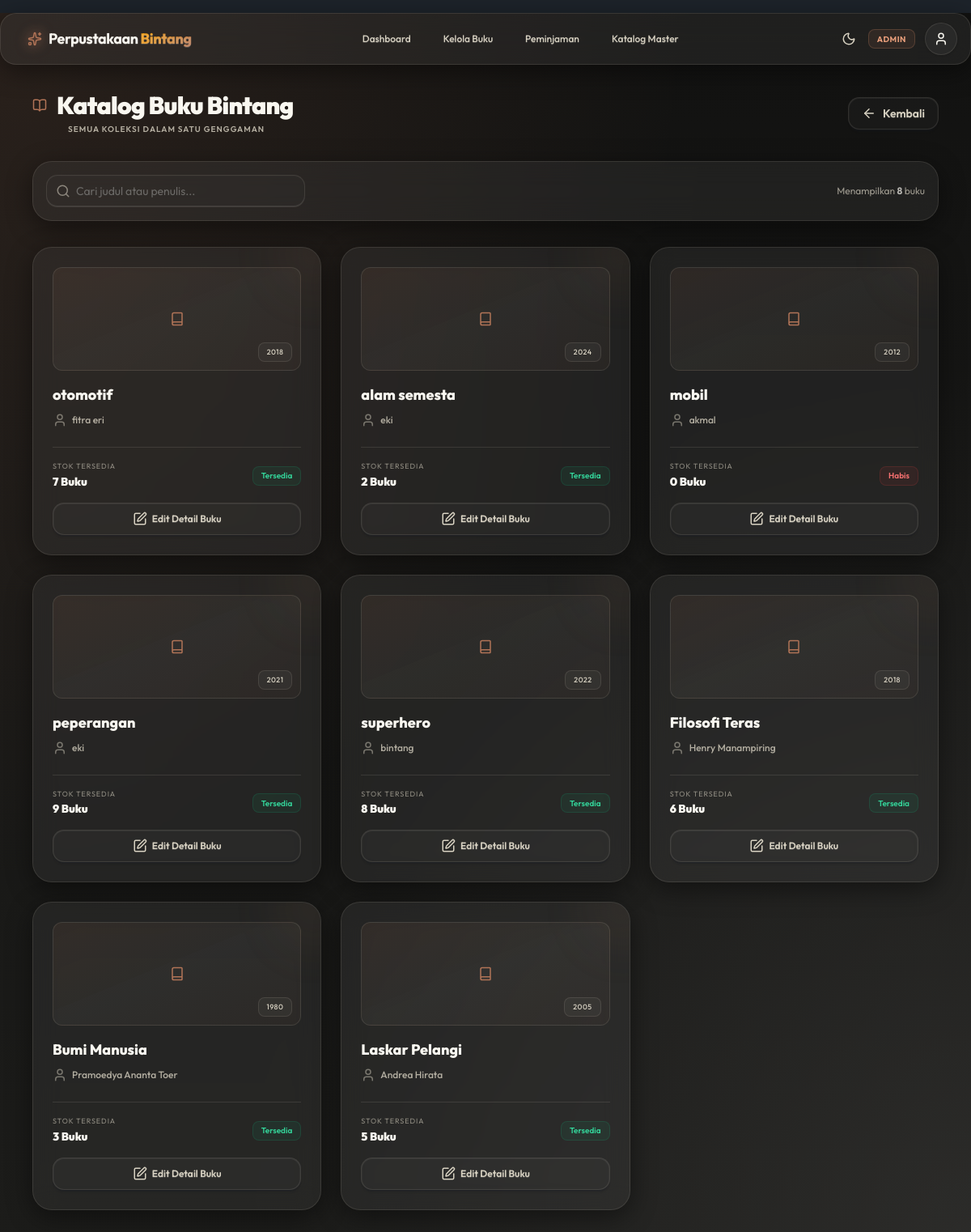
Screenshot of /daftar_buku.php (signed in) with the database file from the repository.
### tables this page shows
CREATE TABLE `buku` (
  `id` int(11) NOT NULL,
  `judul` varchar(200) NOT NULL,
  `penulis` varchar(100) NOT NULL,
  `penerbit` varchar(100) DEFAULT NULL,
  `tahun` int(11) DEFAULT NULL,
  `status` varchar(20) DEFAULT 'tersedia',
  `stok` int(11) DEFAULT 1,
  `created_at` timestamp NOT NULL DEFAULT current_timestamp()
);

### daftar_buku.php (the view, shortened to what this page needs)
<?php
include 'koneksi.php';
$role = $_SESSION['role'];
$buku = mysqli_query($koneksi, "SELECT * FROM buku ORDER BY id DESC");
?>
<!DOCTYPE html>
<html lang="id" data-theme="night">
<head>
    <link href="https://cdn.jsdelivr.net/npm/daisyui@5" rel="stylesheet" type="text/css" />
    <script src="https://cdn.jsdelivr.net/npm/@tailwindcss/browser@4"></script>
    <link rel="stylesheet" href="style.css">
</head>
<body class="min-h-screen pb-12">
    <?php include 'navbar.php'; ?>
    <main class="container mx-auto px-4 mt-8 max-w-6xl">
        <div class="flex flex-col sm:flex-row justify-between items-center gap-4 mb-8">
            <div class="text-center sm:text-left">
                <h2 class="text-3xl font-black tracking-tight flex items-center justify-center sm:justify-start gap-3 text-primary-theme">
                    <i data-lucide="book-open" class="icon-indigo w-8 h-8"></i>
                    <span>Katalog Buku Bintang</span>
                </h2>
                <p class="text-[10px] text-secondary-theme opacity-80 mt-1 uppercase tracking-widest font-semibold ml-11">Semua Koleksi Dalam Satu Genggaman</p>
            </div>
            <a href="dashboard.php" class="btn btn-premium-ghost rounded-2xl text-secondary-theme text-sm gap-2">
                <i data-lucide="arrow-left" class="w-4 h-4"></i> Kembali
            </a>
        </div>
        <div class="glass-card p-4 mb-8 flex flex-col sm:flex-row items-center justify-between gap-4">
            <div class="relative w-full sm:max-w-xs">
                <span class="absolute inset-y-0 left-0 pl-3 flex items-center pointer-events-none text-secondary-theme opacity-60">
                    <i data-lucide="search" class="w-4 h-4"></i>
                </span>
                <input type="text" id="pencarianBuku" onkeyup="cariBuku()" placeholder="Cari judul atau penulis..." class="input input-glass pl-9 w-full text-sm">
            </div>
            <div class="text-xs text-secondary-theme opacity-70">
                Menampilkan <span id="jumlahBuku" class="font-bold text-primary-theme"><?= mysqli_num_rows($buku) ?></span> buku
            </div>
        </div>
        <div class="grid grid-cols-1 sm:grid-cols-2 md:grid-cols-3 gap-6" id="katalogGrid">
            <?php if(mysqli_num_rows($buku) > 0): ?>
                <?php while($b = mysqli_fetch_assoc($buku)):
                    $udah_pinjam = 0;
                ?>
                <div class="glass-card glass-card-hover p-6 flex flex-col justify-between h-full relative overflow-hidden book-card" data-judul="<?= strtolower(htmlspecialchars($b['judul'])) ?>" data-penulis="<?= strtolower(htmlspecialchars($b['penulis'])) ?>">
                    <div class="absolute -top-12 -right-12 w-28 h-28 rounded-full bg-[var(--accent-primary)]/5 blur-xl"></div>
                    <div>
                        <div class="w-full h-32 rounded-xl bg-gradient-to-br from-[var(--accent-primary)]/10 via-[var(--accent-secondary)]/5 to-[var(--accent-primary)]/5 border border-[var(--glass-border)] flex items-center justify-center mb-4 relative overflow-hidden group">
                            <i data-lucide="book" class="w-10 h-10 icon-brand transition-transform group-hover:scale-110 duration-300"></i>
                            <div class="absolute bottom-2.5 right-2.5">
                                <span class="badge badge-premium-ghost py-1 px-2.5 text-[9px] uppercase tracking-wider"><?= $b['tahun'] ?></span>
                            </div>
                        </div>
                        <h4 class="font-extrabold text-lg text-primary-theme line-clamp-1" title="<?= htmlspecialchars($b['judul']) ?>"><?= htmlspecialchars($b['judul']) ?></h4>
                        <div class="flex items-center gap-1.5 mt-2 text-xs text-secondary-theme opacity-80">
                            <i data-lucide="user" class="w-3.5 h-3.5 opacity-60"></i>
                            <span class="font-medium line-clamp-1"><?= htmlspecialchars($b['penulis']) ?></span>
                        </div>
                    </div>
                    <div class="mt-6 pt-4 border-t border-[var(--glass-border)] flex items-center justify-between">
                        <div>
                            <p class="text-[9px] uppercase tracking-widest text-secondary-theme opacity-60">Stok Tersedia</p>
                            <p class="text-sm font-black text-primary-theme mt-0.5"><?= $b['stok'] ?> Buku</p>
                        </div>
                        <div>
                            <?php if($udah_pinjam > 0): ?>
                                <span class="badge badge-glass-info py-2 px-2.5 text-[10px]">Dipinjam</span>
                            <?php elseif($b['stok'] > 0): ?>
                                <span class="badge badge-glass-success py-2 px-2.5 text-[10px]">Tersedia</span>
                            <?php else: ?>
                                <span class="badge badge-glass-error py-2 px-2.5 text-[10px]">Habis</span>
                            <?php endif; ?>
                        </div>
                    </div>
                    <div class="mt-4">
                        <?php if($role == 'user'): ?>
                            <?php if($udah_pinjam > 0): ?>
                                <button class="btn btn-premium-ghost w-full rounded-xl py-2.5 text-xs gap-1.5 opacity-60 cursor-not-allowed" disabled>
                                    <i data-lucide="check" class="w-4 h-4 text-emerald-400"></i> Sedang Dipinjam
                                </button>
                            <?php elseif($b['stok'] > 0): ?>
                                <a href="pinjam.php?id=<?= $b['id'] ?>" class="btn btn-premium w-full rounded-xl py-2.5 text-xs text-white gap-1.5">
                                    <i data-lucide="book-open" class="w-4 h-4"></i> Pinjam Buku
                                </a>
                            <?php else: ?>
                                <button class="btn btn-premium-ghost w-full rounded-xl py-2.5 text-xs gap-1.5 opacity-40 cursor-not-allowed" disabled>
                                    <i data-lucide="x-circle" class="w-4 h-4"></i> Stok Habis
                                </button>
                            <?php endif; ?>
                        <?php else: ?>
                            <a href="edit_buku.php?id=<?= $b['id'] ?>" class="btn btn-premium-ghost w-full rounded-xl py-2 text-xs gap-1.5 text-secondary-theme">
                                <i data-lucide="edit" class="w-3.5 h-3.5"></i> Edit Detail Buku
                            </a>
                        <?php endif; ?>
                    </div>
                </div>
                <?php endwhile; ?>
            <?php else: ?>
                <div class="col-span-full text-center py-12 glass-card">
                    <p class="text-sm text-secondary-theme opacity-60">Belum ada buku terdaftar di katalog Perpustakaan Bintang.</p>
                </div>
            <?php endif; ?>
        </div>
    </main>
</body>
</html>

### style.css (style rules this page uses)
:root, [data-theme="dark"] { --bg-dark: #121211; --bg-dark-glow: #1c1c1a; --bg-body-radial-1: rgba(177, 116, 87, 0.15); --bg-body-radial-2: rgba(74, 73, 71, 0.35); --accent-gold: #B17457; --accent-gold-glow: #c78668; --accent-indigo: #B17457; --accent-indigo-hover: #9c6246; --accent-primary: #B17457; --accent-secondary: #D8D2C2; --text-primary: #F9F7F0; --text-secondary: #D8D2C2; --text-muted: #8E8D8A; --glass-bg: rgba(74, 73, 71, 0.25); --glass-border: rgba(216, 210, 194, 0.12); --glass-border-focus: rgba(177, 116, 87, 0.4); --glass-shadow: 0 8px 32px 0 rgba(0, 0, 0, 0.45); --status-success-bg: rgba(16, 185, 129, 0.08); --status-success-text: #34d399; --status-success-border: rgba(16, 185, 129, 0.15); --status-error-bg: rgba(239, 68, 68, 0.08); --status-error-text: #f87171; --status-error-border: rgba(239, 68, 68, 0.15); --accent-danger: #f87171; --accent-danger-bg: rgba(239, 68, 68, 0.1); --accent-danger-border: rgba(239, 68, 68, 0.2); --status-info-bg: rgba(59, 130, 246, 0.08); --status-info-text: #60a5fa; --status-info-border: rgba(59, 130, 246, 0.15); }
body { font-family: 'Outfit', sans-serif !important; background-color: var(--bg-dark) !important; background-image: radial-gradient(at 0% 0%, var(--bg-body-radial-1) 0, transparent 50%), radial-gradient(at 100% 100%, var(--bg-body-radial-2) 0, transparent 50%), linear-gradient(180deg, var(--bg-dark) 0%, var(--bg-dark-glow) 100%) !important; background-attachment: fixed !important; background-size: cover !important; color: var(--text-primary) !important; min-height: 100vh; transition: background-color 0.3s ease, color 0.3s ease, background-image 0.3s ease !important; }
.glass-card { background: var(--glass-bg) !important; backdrop-filter: blur(16px) !important; -webkit-backdrop-filter: blur(16px) !important; border: 1px solid var(--glass-border) !important; box-shadow: var(--glass-shadow) !important; border-radius: 24px !important; transition: all 0.3s cubic-bezier(0.4, 0, 0.2, 1) !important; }
.glass-card-hover { transition: all 0.3s cubic-bezier(0.4, 0, 0.2, 1) !important; }
.input-glass { background: rgba(74, 73, 71, 0.1) !important; border: 1px solid var(--glass-border) !important; color: var(--text-primary) !important; border-radius: 14px !important; transition: all 0.2s ease-in-out !important; }
.input-glass::placeholder { color: var(--text-muted) !important; opacity: 0.65 !important; }
.btn-premium-ghost { background: rgba(142, 141, 138, 0.06) !important; border: 1px solid var(--glass-border) !important; color: var(--text-primary) !important; border-radius: 14px !important; transition: all 0.2s ease !important; }
.badge-glass-success { background: var(--status-success-bg) !important; color: var(--status-success-text) !important; border: 1px solid var(--status-success-border) !important; font-weight: 600 !important; }
.badge-glass-error { background: var(--status-error-bg) !important; color: var(--status-error-text) !important; border: 1px solid var(--status-error-border) !important; font-weight: 600 !important; }
.lucide { display: inline-block; stroke-width: 2px; width: 18px; height: 18px; color: currentColor; vertical-align: middle; }
.icon-indigo { color: var(--accent-primary) !important; }
.icon-brand { color: var(--accent-primary) !important; }
.text-primary-theme { color: var(--text-primary) !important; }
.text-secondary-theme { color: var(--text-secondary) !important; }
.badge-premium-ghost { background: rgba(142, 141, 138, 0.08) !important; border: 1px solid var(--glass-border) !important; color: var(--text-secondary) !important; font-weight: 500; }

### rows the page displays
buku: tahun "2018", judul "otomotif", penulis "fitra eri", stok "7", shows "Tersedia"
buku: tahun "2024", judul "alam semesta", penulis "eki", stok "2", shows "Tersedia"
buku: tahun "2012", judul "mobil", penulis "akmal", stok "0", shows "Habis"
buku: tahun "2021", judul "peperangan", penulis "eki", stok "9", shows "Tersedia"
buku: tahun "2022", judul "superhero", penulis "bintang", stok "8", shows "Tersedia"
buku: tahun "2018", judul "Filosofi Teras", penulis "Henry Manampiring", stok "6", shows "Tersedia"
buku: tahun "1980", judul "Bumi Manusia", penulis "Pramoedya Ananta Toer", stok "3", shows "Tersedia"
buku: tahun "2005", judul "Laskar Pelangi", penulis "Andrea Hirata", stok "5", shows "Tersedia"

### other values shown
$role "ADMIN"
mysqli_num_rows($buku) "8"
